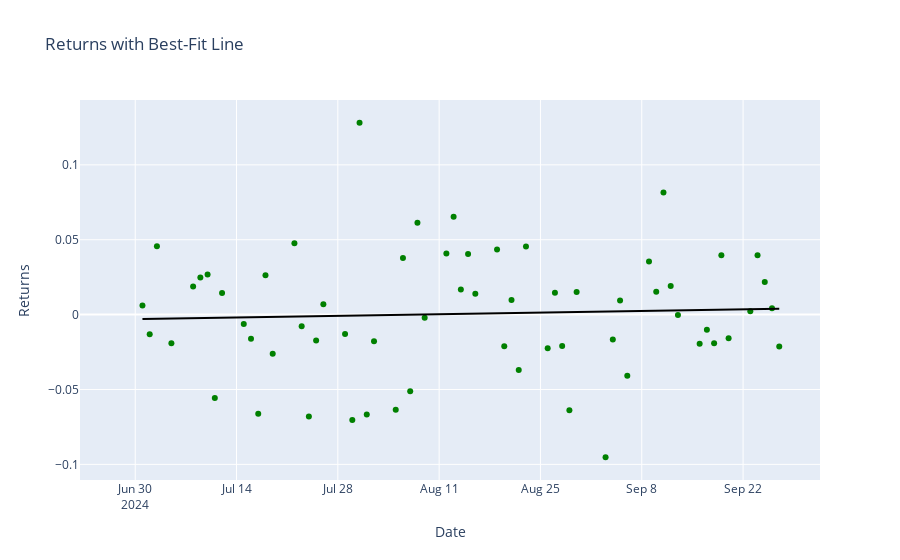

Here is the notebook cell this chart was saved with:
### Code cell
# Create and display an interactive line plot of NVDA's Returns with a best-fit line
stock_data['Returns'] = stock_data['Adj Close'].pct_change()

# Create a scatter plot with a trendline (best-fit line)
returns_plot = px.scatter(stock_data, x=stock_data.index, y='Returns',
                          title='Returns with Best-Fit Line',
                          trendline='ols',  # Add Ordinary Least Squares (OLS) trendline
                          color_discrete_sequence=['green'])

# Customize the trendline color by manually updating the figure
returns_plot.update_traces(marker=dict(color='green'))  # Change point color
returns_plot.data[1].line.color = 'black'  # Change trendline color

# Show the plot
returns_plot.show()
